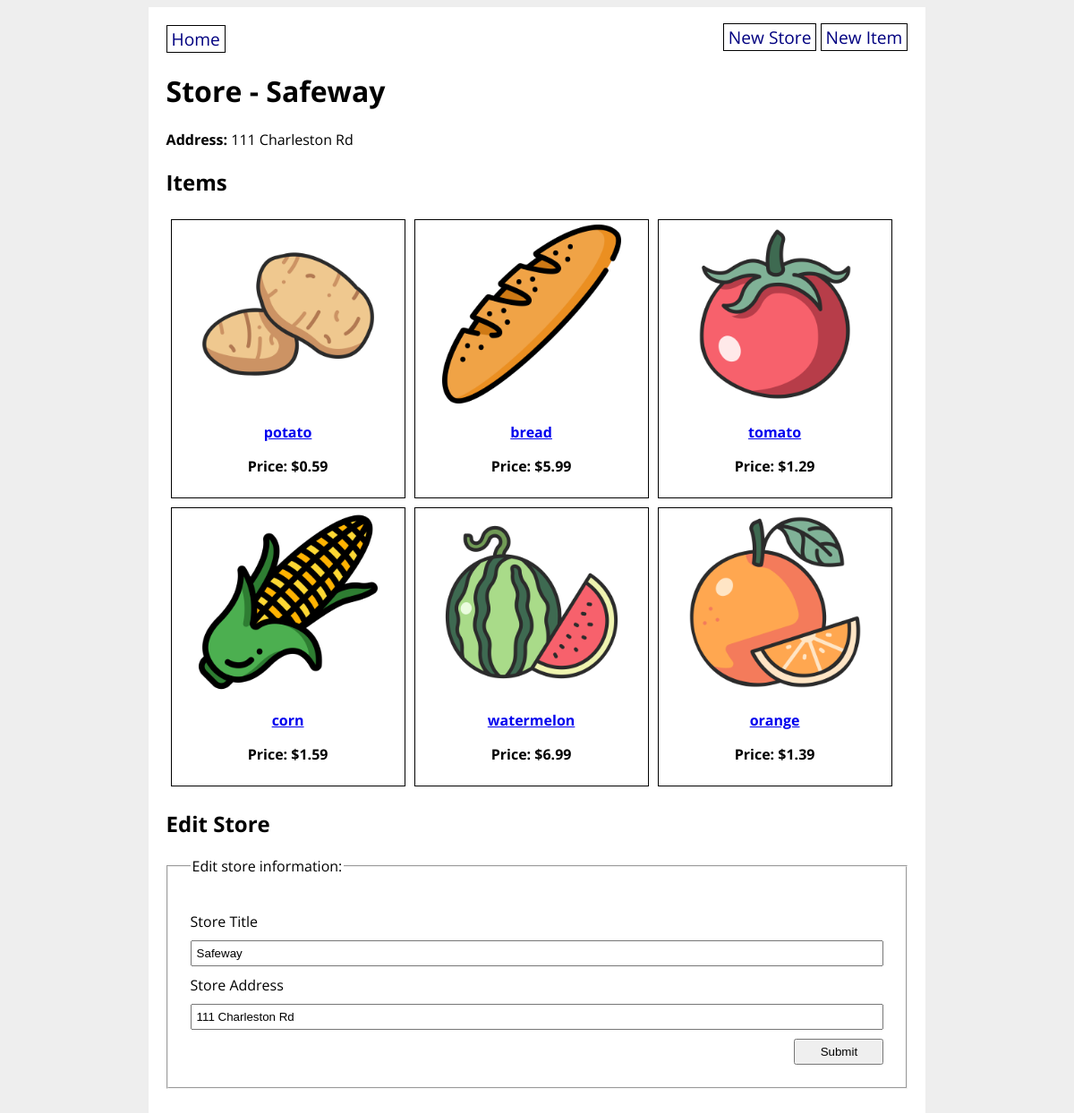
The page /store/1 on the database as committed earlier.
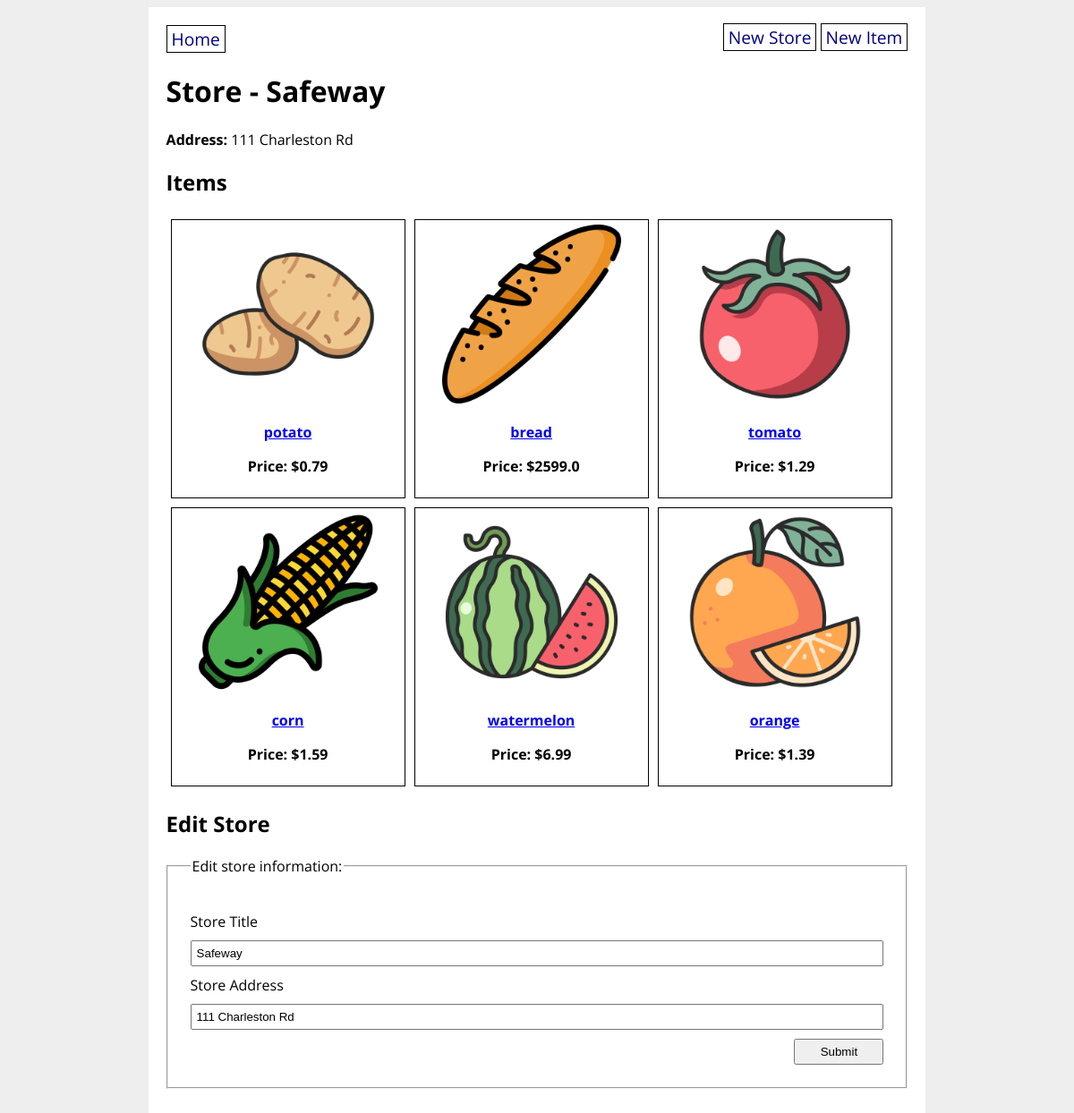
The same page on the database as committed later.
### grocery_app/models.py (models this page shows)
class GroceryStore(db.Model):
    id = db.Column(db.Integer, primary_key=True)
    title = db.Column(db.String(80), nullable=False)
    address = db.Column(db.String(200), nullable=False)
    items = db.relationship('GroceryItem', back_populates='store')

class GroceryItem(db.Model):
    id = db.Column(db.Integer, primary_key=True)
    name = db.Column(db.String(80), nullable=False)
    price = db.Column(db.Float(precision=2), nullable=False)
    category = db.Column(db.Enum(ItemCategory), default=ItemCategory.OTHER)
    photo_url = db.Column(URLType)
    store_id = db.Column(
        db.Integer, db.ForeignKey('grocery_store.id'), nullable=False)
    store = db.relationship('GroceryStore', back_populates='items')

### grocery_app/routes.py (the view)
@main.route('/store/<store_id>', methods=['GET', 'POST'])
def store_detail(store_id):
    store = GroceryStore.query.get(store_id)
    form = GroceryStoreForm(obj=store)
    if form.validate_on_submit():
        store.title = form.title.data
        store.address = form.address.data
        db.session.commit()
        flash ('Store successfully updated.')
        return redirect(url_for('main.store_detail', store_id=store.id))
    store = GroceryStore.query.get(store_id)
    return render_template('store_detail.html', store=store, form=form)

### grocery_app/forms.py
class GroceryStoreForm(FlaskForm):
    title = StringField('Store Title', validators = [DataRequired()])
    address = StringField('Store Address', validators = [DataRequired()])
    submit = SubmitField('Submit')

### grocery_app/templates/store_detail.html (shortened to what this page needs)
{% extends 'base.html' %}
{% block content %}
<h1>Store - {{ store.title }}</h1>
<strong>Address:</strong> {{ store.address }}
<h2>Items</h2>
<div class="items">
    {% for item in store.items %}
    <div class="item-details">
        <a href="/item/{{ item.id }}"><img src="{{ item.photo_url }}" alt="{{ item.name }}" width="200px">
        <p><strong>{{ item.name }}</strong></p></a>
        <p><strong>Price: ${{ item.price }}</strong></p>
    </div>
    {% endfor %}
</div>
<h2>Edit Store</h2>
<form method="POST" action="{{ url_for('main.store_detail', store_id=store.id) }}">
    <fieldset>
        <legend>Edit store information:</legend>
    {% include "store_form.html" %}
    </fieldset>
</form>
{% endblock %}

### grocery_app/templates/base.html (shortened to what this page needs)
<!DOCTYPE html>
<html>
    <head>
        <link rel="stylesheet" href="/static/style.css">
    </head>
    <body>
        <div id="content">
            <nav>
                <a href="/">Home</a>
                <div>
                    <a href="/new_store">New Store</a>
                    <a href="/new_item">New Item</a>
                </div>
            </nav>
            {% block content %}{% endblock %}
        </div>
    </body>
</html>

### grocery_app/templates/store_form.html (shortened to what this page needs)
    {{ form.title.label }}
    {{ form.title(placeholder="Store Name") }}
    {{ form.address.label }}
    {{ form.address(placeholder="eg. 123 Commerce St") }}
   {{ form.submit }}

### grocery_app/static/style.css (style rules this page uses)
body { display: flex; flex-direction: column; align-items: center; background-color: #eee; font-family: 'Open Sans', sans-serif; }
#content { width: 70%; background-color: white; padding: 20px; }
nav { width: 100%; display: flex; flex-direction: row; justify-content: space-between; }
nav a { color: navy; text-decoration: none; border: 1px solid black; padding: 1px 5px; font-size: 1.2em; }
fieldset { display: flex; flex-direction: column; margin: 20px 0; padding: 20px; }
fieldset * { margin: 5px; }
fieldset input { padding: 5px; }
input[type=submit] { width: 100px; align-self: flex-end; }
div.items { display: flex; flex-direction: row; flex-wrap: wrap; }
div.item-details { border: 1px solid black; margin: 5px; padding: 5px; text-align: center; width: 250px; height: 300px; }

Rows that differ between the two databases and show on the page:
changed GroceryItem "potato": price "0.59" → "0.79"
changed GroceryItem "bread": price "5.99" → "2599.0"
